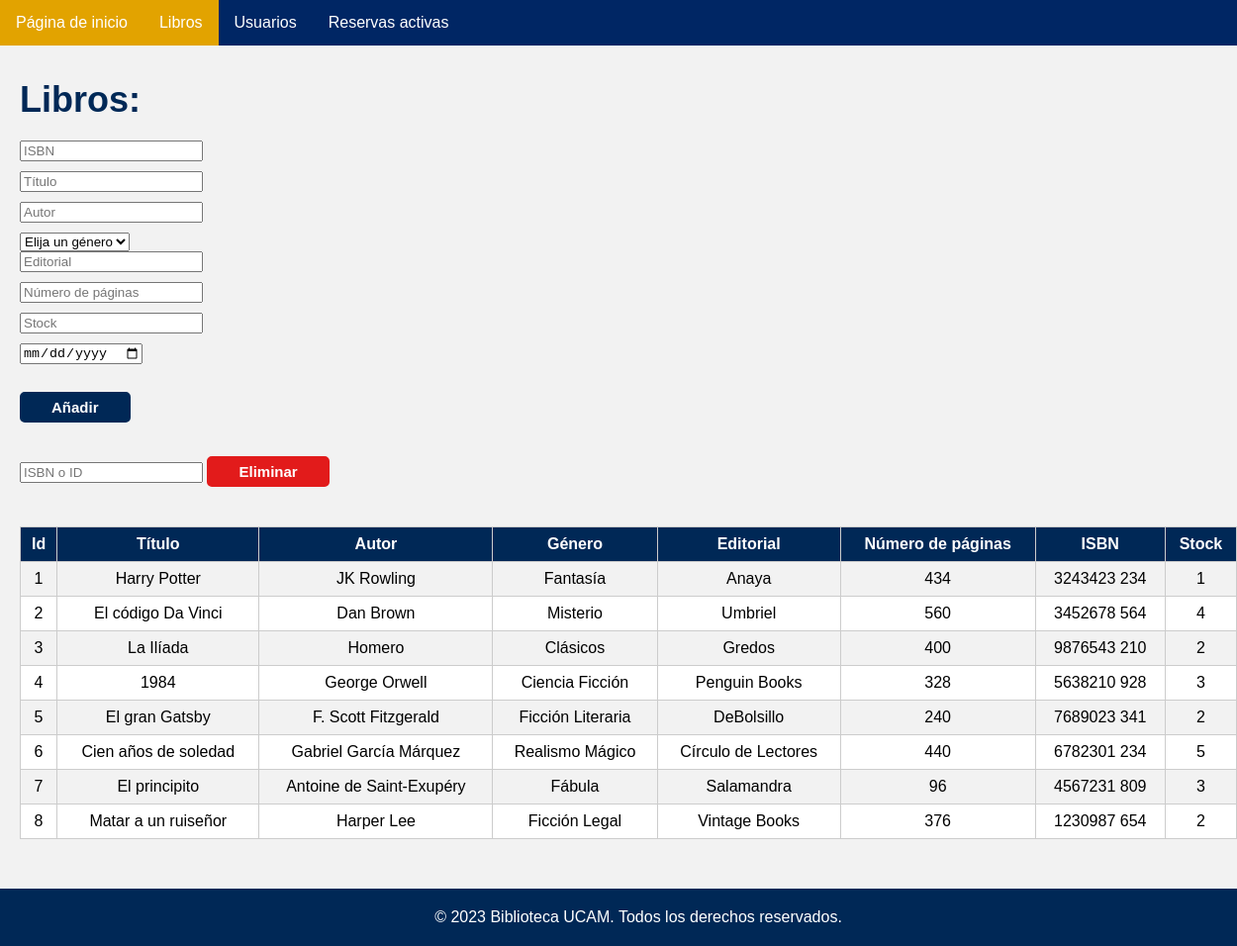
The app's page /libros.php with its own data.
### tables this page shows
CREATE TABLE `libros` (
  `id` int(11) NOT NULL,
  `Titulo` varchar(250) NOT NULL,
  `Autor` varchar(250) NOT NULL,
  `Editorial` varchar(250) NOT NULL,
  `Genero` varchar(250) NOT NULL,
  `Stock` int(3) NOT NULL,
  `Numero_paginas` varchar(1000) DEFAULT NULL,
  `ISBN` varchar(250) NOT NULL,
  `Reservado` tinyint(1) NOT NULL,
  `contador` int DEFAULT 0,
  `sumatorio` int DEFAULT 0,
  `media` dec(2,1) DEFAULT 0

);

### libros.php (the view, shortened to what this page needs)
<?php
    include('admin.php');
    include('consultas.php');
?>
<!DOCTYPE html>
<html>
    <head>
    </head>
    <body>
        <div class="content">
            <div style="clear: both; padding-top: 10px">
                <h1>Libros:</h1>
                <div class="form-container">
                    <form name="form" action="consultas.php" method="POST">
                        <input required type="text" name="isbn" placeholder="ISBN"><br>
                        <input required type="text" name="titulo" placeholder="Título"><br>
                        <input required type="text" name="autor" placeholder="Autor"><br>
                            <select required name="genero" class="form-select">
                                <option value="" selected disabled hidden>Elija un género</option>
                            </select><br>
                        <input required type="text" name="editorial" placeholder="Editorial"><br>
                        <input required type="number" name="numpags" placeholder="Número de páginas"><br>
                        <input required type="number" name="stock" placeholder="Stock"><br>
                        <input required type="date"  name="reserva"><br><br>
                        <input type="submit" name="addLibro" class="añadir_libro" value="Añadir" onclick="add()"><br><br>
                </form>
                <form name="form" action="consultas.php" method="POST">
                    <input required type="text" name="isbnOid" placeholder="ISBN o ID">
                    <input type="submit" name="removeLibro" class="quitar_libro" value="Eliminar" onclick="remove()">
                </form>
                <?php
                    $sql = "SELECT id, titulo, autor, genero, editorial, numero_paginas, stock, ISBN FROM libros";
                    $resultado = $connect->query($sql) or die(mysqli_error($connect));
                ?>
                <br>
                <table border="1px solid black" cellspacing="0">
                    <thead style="background-color: #1B7CC7;">
                        <th>Id</th>
                        <th>Título</th>
                        <th>Autor</th>
                        <th>Género</th>
                        <th>Editorial</th>
                        <th>Número de páginas</th>
                        <th>ISBN</th>
                        <th>Stock</th>
                    </thead>
                    <tbody>
            <?php
                if (mysqli_num_rows($resultado)>0) {
                    while($valor = mysqli_fetch_assoc($resultado)) {
                        echo "<tr><td align='center'>".$valor["id"]. "</td><td align='center'>" .$valor["titulo"]. "</td><td align='center'>".$valor["autor"]."</td><td align='center'>" .$valor["genero"]. "</td><td align='center'>" .$valor["editorial"]."</td><td align='center'>" .$valor["numero_paginas"]. "</td><td align='center'>" .$valor["ISBN"]."</td><td align='center'>" .$valor["stock"]. "</td></tr>";
                    }
                } else {
                    echo "<tr><td colspan='8' align='center'>0 resultados</td></tr>";
                }
            ?>
                    </tbody>
                </table>
            </div>
        </div>
    </div>
	        <footer>
                &copy; 2023 Biblioteca UCAM. Todos los derechos reservados.
            </footer>
</body>
</html>

### admin.php (style rules this page uses)
.photo { background-image: url('rsc/imgs/bibliotecaucam.png'); background-repeat: no-repeat; background-position-x: center; background-position-y: center; background-size: 50rem; }
.bodyadmin { font-family: Arial, sans-serif; margin: 0; padding: 0; }

### libros.php (style rules this page uses)
body { font-family: Arial, sans-serif; margin: 0; padding: 0; background-color: #f2f2f2; }
h1 { color: #002856; font-size: 36px; margin-bottom: 20px; margin-left: 20px; }
.añadir_libro { text-decoration: none; font-weight: bold; font-size: 15px; color: white; padding: 5px 30px; background-color: #002856; border: 2px solid #002856; border-radius: 5px; cursor: pointer; }
.quitar_libro { text-decoration: none; font-weight: bold; font-size: 15px; color: white; padding: 5px 30px; background-color: #E21B1B; border: 2px solid #E21B1B; border-radius: 5px; cursor: pointer; }
table { border-collapse: collapse; width: 100%; background-color: #fff; margin-bottom: 50px; }
th, td { padding: 8px; text-align: center; border: 1px solid #ccc; }
th { background-color: #002856; color: white; font-weight: bold; }
tbody tr:nth-child(odd) { background-color: #f2f2f2; }
.form-container { margin-left: 20px; }
input[type="text"], input[type="number"], input[type="date"] { margin-bottom: 10px; }
.content { flex: 1; }
footer { background-color: #002856; padding: 20px; text-align: center; color: #fff; font-size: 16px; position: float; bottom: 0; width: 100%; }

### records on screen
libros: id "1", Titulo "Harry Potter", Autor "JK Rowling", Genero "Fantasía", Editorial "Anaya", Numero_paginas "434", ISBN "3243423 234", Stock "1"
libros: id "2", Titulo "El código Da Vinci", Autor "Dan Brown", Genero "Misterio", Editorial "Umbriel", Numero_paginas "560", ISBN "3452678 564", Stock "4"
libros: id "3", Titulo "La Ilíada", Autor "Homero", Genero "Clásicos", Editorial "Gredos", Numero_paginas "400", ISBN "9876543 210", Stock "2"
libros: id "4", Titulo "1984", Autor "George Orwell", Genero "Ciencia Ficción", Editorial "Penguin Books", Numero_paginas "328", ISBN "5638210 928", Stock "3"
libros: id "5", Titulo "El gran Gatsby", Autor "F. Scott Fitzgerald", Genero "Ficción Literaria", Editorial "DeBolsillo", Numero_paginas "240", ISBN "7689023 341", Stock "2"
libros: id "6", Titulo "Cien años de soledad", Autor "Gabriel García Márquez", Genero "Realismo Mágico", Editorial "Círculo de Lectores", Numero_paginas "440", ISBN "6782301 234", Stock "5"
libros: id "7", Titulo "El principito", Autor "Antoine de Saint-Exupéry", Genero "Fábula", Editorial "Salamandra", Numero_paginas "96", ISBN "4567231 809", Stock "3"
libros: id "8", Titulo "Matar a un ruiseñor", Autor "Harper Lee", Genero "Ficción Legal", Editorial "Vintage Books", Numero_paginas "376", ISBN "1230987 654", Stock "2"
